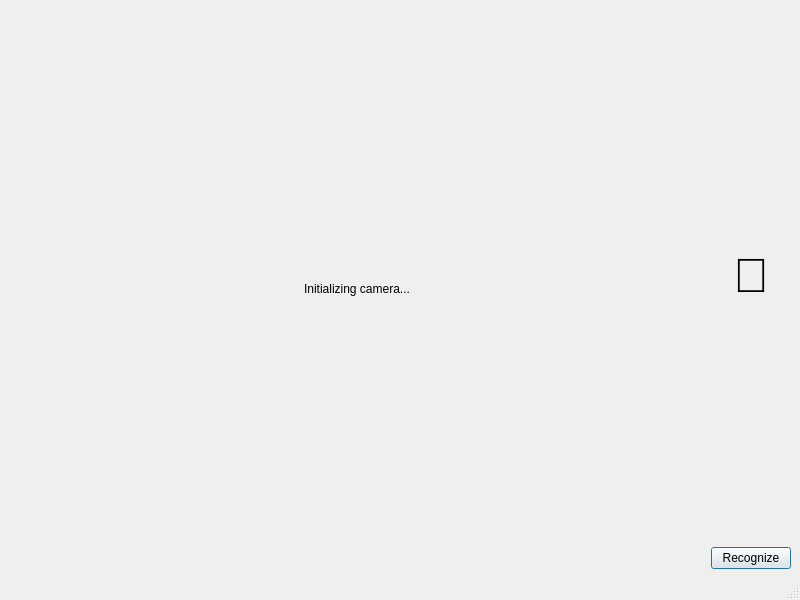
<?xml version="1.0" encoding="UTF-8" ?>
<ui version="4.0">
 <class>MainWindow</class>
 <widget class="QMainWindow" name="MainWindow">
  <property name="geometry">
   <rect>
    <x>0</x>
    <y>0</y>
    <width>800</width>
    <height>600</height>
   </rect>
  </property>
  <property name="sizePolicy">
   <sizepolicy hsizetype="Fixed" vsizetype="Fixed">
    <horstretch>0</horstretch>
    <verstretch>0</verstretch>
   </sizepolicy>
  </property>
  <property name="acceptDrops">
   <bool>false</bool>
  </property>
  <property name="windowTitle">
   <string>Smile Detector</string>
  </property>
  <property name="windowIcon">
   <iconset>
    <normaloff>:/icons/smile-lol.png</normaloff>:/icons/smile-lol.png</iconset>
  </property>
  <property name="toolButtonStyle">
   <enum>Qt::ToolButtonStyle::ToolButtonTextBesideIcon</enum>
  </property>
  <widget class="QWidget" name="centralwidget">
   <layout class="QHBoxLayout" name="horizontalLayout_2" stretch="10,0">
    <item>
     <widget class="QLabel" name="video_label">
      <property name="text">
       <string>Initializing camera...</string>
      </property>
      <property name="alignment">
       <set>Qt::AlignmentFlag::AlignCenter</set>
      </property>
     </widget>
    </item>
    <item>
     <layout class="QVBoxLayout" name="verticalLayout">
      <item>
       <widget class="QLabel" name="smile_label">
        <property name="font">
         <font>
          <pointsize>36</pointsize>
         </font>
        </property>
        <property name="text">
         <string>👾</string>
        </property>
        <property name="alignment">
         <set>Qt::AlignmentFlag::AlignCenter</set>
        </property>
       </widget>
      </item>
      <item>
       <widget class="QPushButton" name="recognize_button">
        <property name="text">
         <string>Recognize</string>
        </property>
        <property name="checkable">
         <bool>true</bool>
        </property>
        <property name="checked">
         <bool>false</bool>
        </property>
        <property name="default">
         <bool>true</bool>
        </property>
        <property name="flat">
         <bool>false</bool>
        </property>
       </widget>
      </item>
     </layout>
    </item>
   </layout>
  </widget>
  <widget class="QStatusBar" name="statusbar" />
 </widget>
 <resources>
  <include location="../resources/resources.qrc" />
 </resources>
 <connections />
</ui>
